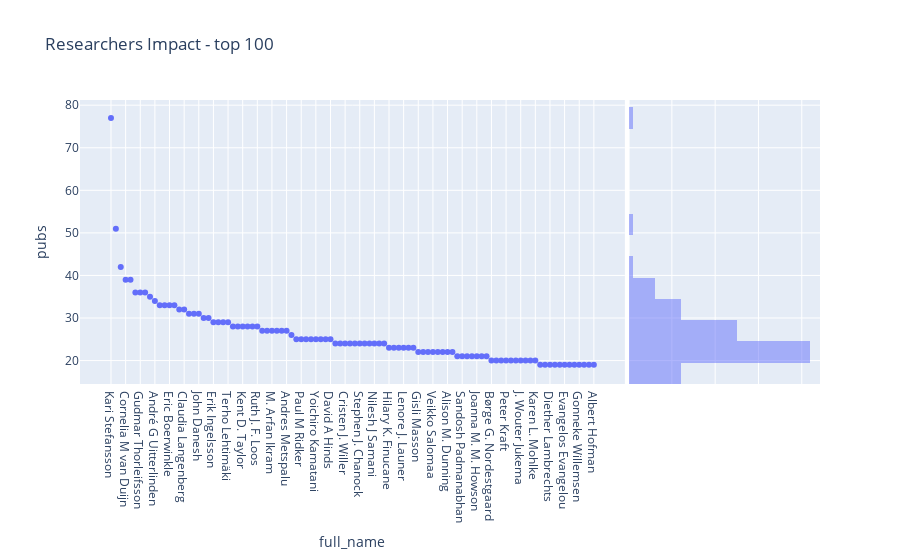

Notebook source saved alongside this figure:
### Markdown cell above
## Couple of Dataviz

### Code cell
top100 = researchers_impact[:100]
px.scatter(top100, 
           x="full_name", y="pubs", 
           hover_name="full_name", 
           hover_data=['citations_mean', 'altmetric_mean'], 
           marginal_y="histogram", 
           height=600,
           title="Researchers Impact - top 100")

### Figure 1 — Plotly figure (JSON) as saved in the notebook; plotly's stock layout.template omitted (floating-point values rounded to 4 significant figures; data arrays with more than 128 entries replaced by an {"elided": "..."} marker saying what was removed)
{"data": [{"customdata": {"elided": "100x2 float values"}, "hovertemplate": "<b>%{hovertext}</b><br><br>full_name=%{x}<br>pubs=%{y}<br>citations_mean=%{customdata[0]}<br>altmetric_mean=%{customdata[1]}<extra></extra>", "hovertext": ["Kari Stefansson", "Unnur Thorsteinsdottir", "Gonçalo R. Abecasis", "Cornelia M van Duijn", "Tõnu Esko", "Jerome I. Rotter", "Gudmar Thorleifsson", "Caroline Hayward", "Daniel F Gudbjartsson", "André G Uitterlinden", "Vilmundur Gudnason", "Dorret I. Boomsma", "Eric Boerwinkle", "Benjamin M. Neale", "Nicholas G. Martin", "Claudia Langenberg", "Andrew P. Morris", "Eleftheria Zeggini", "John Danesh", "Tamara B. Harris", "Daniel I. Chasman", "Erik Ingelsson", "Nicholas J. Wareham", "Lude Franke", "Terho Lehtimäki", "Mark I. McCarthy", "Patrick Sulem", "Kent D. Taylor", "Douglas F. Easton", "Bruce M. Psaty", "Ruth J. F. Loos", "Sekar Kathiresan", "Jian’an Luan", "M. Arfan Ikram", "Albert V. Smith", "Alkes L Price", "Andres Metspalu", "Adam S. Butterworth", "George Dedoussis", "Paul M Ridker", "Jaspal S. Kooner", "Mark J. Daly", "Yoichiro Kamatani", "Reedik Mägi", "Ian J Deary", "David A Hinds", "Stephan Ripke", "Michiaki Kubo", "Cristen J. Willer", "Hreinn Stefansson", "Michael Boehnke", "Stephen J. Chanock", "Torben Hansen", "Olli T. Raitakari", "Nilesh J Samani", "Marjo-Riitta Jarvelin", "Markku Laakso", "Hilary K. Finucane", "Ozren Polasek", "Erwin P. Bottinger", "Lenore J. Launer", "Yukinori Okada", "Cecilia M Lindgren", "Gisli Masson", "Peter M. Visscher", "Stephen S. Rich", "Veikko Salomaa", "Po-Ru Loh", "George Davey Smith", "Alison M. Dunning", "Christian Gieger", "Danish Saleheen", "Sandosh Padmanabhan", "Mika Kähönen", "Xiuqing Guo", "Joanna M. M. Howson", "Martina Müller-Nurasyid", "Annette Peters", "Børge G. Nordestgaard", "Robert A Scott", "Olle Melander", "Peter Kraft", "Lili Milani", "Yingchang Lu", "J. Wouter Jukema", "Grant W. Montgomery", "Igor Rudan", "Karen L. Mohlke", "Kristian Hveem", "Dennis O. Mook-Kanamori", "Diether Lambrechts", "Jian Yang", "Danielle Posthuma", "Evangelos Evangelou", "Gerome Breen", "Oluf Pedersen", "Gonneke Willemsen", "Panos Deloukas", "Stella Trompet", "Albert Hofman"], "legendgroup": "", "marker": {"color": "#636efa", "symbol": "circle"}, "mode": "markers", "name": "", "orientation": "v", "showlegend": false, "type": "scatter", "x": ["Kari Stefansson", "Unnur Thorsteinsdottir", "Gonçalo R. Abecasis", "Cornelia M van Duijn", "Tõnu Esko", "Jerome I. Rotter", "Gudmar Thorleifsson", "Caroline Hayward", "Daniel F Gudbjartsson", "André G Uitterlinden", "Vilmundur Gudnason", "Dorret I. Boomsma", "Eric Boerwinkle", "Benjamin M. Neale", "Nicholas G. Martin", "Claudia Langenberg", "Andrew P. Morris", "Eleftheria Zeggini", "John Danesh", "Tamara B. Harris", "Daniel I. Chasman", "Erik Ingelsson", "Nicholas J. Wareham", "Lude Franke", "Terho Lehtimäki", "Mark I. McCarthy", "Patrick Sulem", "Kent D. Taylor", "Douglas F. Easton", "Bruce M. Psaty", "Ruth J. F. Loos", "Sekar Kathiresan", "Jian’an Luan", "M. Arfan Ikram", "Albert V. Smith", "Alkes L Price", "Andres Metspalu", "Adam S. Butterworth", "George Dedoussis", "Paul M Ridker", "Jaspal S. Kooner", "Mark J. Daly", "Yoichiro Kamatani", "Reedik Mägi", "Ian J Deary", "David A Hinds", "Stephan Ripke", "Michiaki Kubo", "Cristen J. Willer", "Hreinn Stefansson", "Michael Boehnke", "Stephen J. Chanock", "Torben Hansen", "Olli T. Raitakari", "Nilesh J Samani", "Marjo-Riitta Jarvelin", "Markku Laakso", "Hilary K. Finucane", "Ozren Polasek", "Erwin P. Bottinger", "Lenore J. Launer", "Yukinori Okada", "Cecilia M Lindgren", "Gisli Masson", "Peter M. Visscher", "Stephen S. Rich", "Veikko Salomaa", "Po-Ru Loh", "George Davey Smith", "Alison M. Dunning", "Christian Gieger", "Danish Saleheen", "Sandosh Padmanabhan", "Mika Kähönen", "Xiuqing Guo", "Joanna M. M. Howson", "Martina Müller-Nurasyid", "Annette Peters", "Børge G. Nordestgaard", "Robert A Scott", "Olle Melander", "Peter Kraft", "Lili Milani", "Yingchang Lu", "J. Wouter Jukema", "Grant W. Montgomery", "Igor Rudan", "Karen L. Mohlke", "Kristian Hveem", "Dennis O. Mook-Kanamori", "Diether Lambrechts", "Jian Yang", "Danielle Posthuma", "Evangelos Evangelou", "Gerome Breen", "Oluf Pedersen", "Gonneke Willemsen", "Panos Deloukas", "Stella Trompet", "Albert Hofman"], "xaxis": "x", "y": [77, 51, 42, 39, 39, 36, 36, 36, 35, 34, 33, 33, 33, 33, 32, 32, 31, 31, 31, 30, 30, 29, 29, 29, 29, 28, 28, 28, 28, 28, 28, 27, 27, 27, 27, 27, 27, 26, 25, 25, 25, 25, 25, 25, 25, 25, 24, 24, 24, 24, 24, 24, 24, 24, 24, 24, 24, 23, 23, 23, 23, 23, 23, 22, 22, 22, 22, 22, 22, 22, 22, 21, 21, 21, 21, 21, 21, 21, 20, 20, 20, 20, 20, 20, 20, 20, 20, 20, 19, 19, 19, 19, 19, 19, 19, 19, 19, 19, 19, 19], "yaxis": "y"}, {"alignmentgroup": "True", "bingroup": "y", "hovertemplate": "pubs=%{y}<br>count=%{x}<extra></extra>", "legendgroup": "", "marker": {"color": "#636efa"}, "name": "", "offsetgroup": "", "opacity": 0.5, "showlegend": false, "type": "histogram", "xaxis": "x2", "y": [77, 51, 42, 39, 39, 36, 36, 36, 35, 34, 33, 33, 33, 33, 32, 32, 31, 31, 31, 30, 30, 29, 29, 29, 29, 28, 28, 28, 28, 28, 28, 27, 27, 27, 27, 27, 27, 26, 25, 25, 25, 25, 25, 25, 25, 25, 24, 24, 24, 24, 24, 24, 24, 24, 24, 24, 24, 23, 23, 23, 23, 23, 23, 22, 22, 22, 22, 22, 22, 22, 22, 21, 21, 21, 21, 21, 21, 21, 20, 20, 20, 20, 20, 20, 20, 20, 20, 20, 19, 19, 19, 19, 19, 19, 19, 19, 19, 19, 19, 19], "yaxis": "y2"}], "layout": {"autosize": true, "barmode": "overlay", "legend": {"tracegroupgap": 0}, "title": {"text": "Researchers Impact - top 100"}, "xaxis": {"anchor": "y", "autorange": true, "domain": [0, 0.7363], "range": [-6.066, 105.1], "title": {"text": "full_name"}, "type": "category"}, "xaxis2": {"anchor": "y2", "autorange": true, "domain": [0.7413, 1], "matches": "x2", "range": [0, 44.21], "showgrid": true, "showline": false, "showticklabels": false, "ticks": ""}, "yaxis": {"anchor": "x", "autorange": true, "domain": [0, 1], "range": [14.5, 81.13], "title": {"text": "pubs"}, "type": "linear"}, "yaxis2": {"anchor": "x2", "autorange": true, "domain": [0, 1], "matches": "y", "range": [14.5, 81.13], "showgrid": true, "showticklabels": false, "type": "linear"}}}
